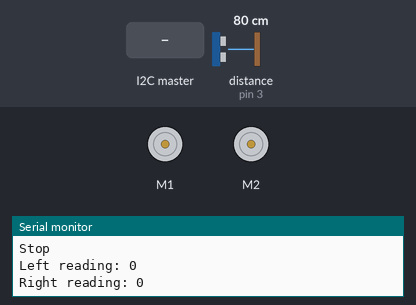
Bench run of a sketch on a simulated Arduino Uno, built with avr-gcc and run on an emulated ATmega328P. Parts: 2 × DC motor (green arrow = forward, orange = backward, longer = faster), the last lines printed to the serial monitor. The inputs (shaded band) are chosen by the test bench; at power-on: distance to the obstacle (sensor on pin 3) 80 cm.

Above: at 1.2 s.
1.3 s: the I2C master sends the byte 90
At 2.5 s:
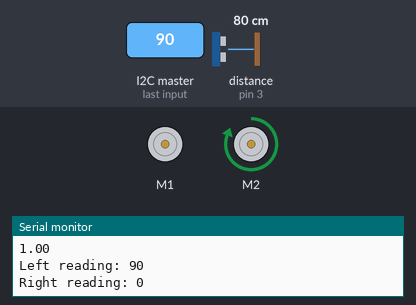
2.8 s: the I2C master sends the byte 1
At 3.1 s:
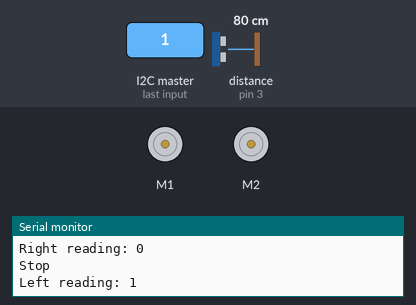
4.3 s: distance to the obstacle (sensor on pin 3) set to 2 cm
7.3 s: the I2C master sends the byte 200
At 8.2 s:
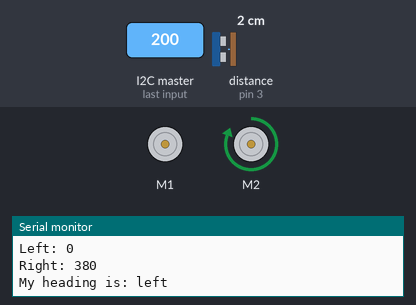
Timing chart, 0 to 9.8 s (numbered marks = the images above; inputs shaded):
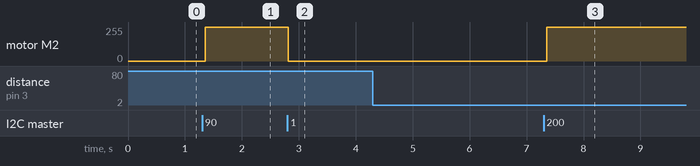

Measured:
- after the input at 1.3 s, motor M2: stopped → forward 255/255 after 0.05 s
- after the input at 2.8 s, motor M2: forward 255/255 → stopped at once
- after the input at 7.3 s, motor M2: stopped → forward 255/255 after 0.05 s

The sketch:

driver.ino
```cpp
#include <math.h>
#include <Makeblock.h>
#include <SoftwareSerial.h>
#include <Wire.h>

MeDCMotor MotorL(M1);
MeDCMotor MotorR(M2);
MeInfraredReceiver infraredReceiverDecode(PORT_6);
MeUltrasonicSensor UltrasonicSensor(PORT_3);

#define MAX_DIST 150
#define SENSOR_DIST 10

int moveSpeed = 190;
int turnRate = 2;
int incomingByte [2];

uint8_t mode = 0;


void setup()
{
  infraredReceiverDecode.begin();
  Serial.begin(9600);
  Wire.begin(8);
  Wire.onReceive(readBytes);
}

void loop()
{
  Serial.print("Left reading: ");
  Serial.println(incomingByte[0]);
  Serial.print("Right reading: ");
  Serial.println(incomingByte[1]);
    if (!isTrapped()) {
      int closest = min(incomingByte[0], incomingByte[1]);
      int farthest = max(incomingByte[0], incomingByte[1]);
      if (closest >= MAX_DIST - SENSOR_DIST) {
        Drive(0);
      } else if (farthest < 5) {
        Stop();

      }else if(farthest < 10) {
        if(incomingByte[0] > incomingByte[1]) {
          DriveAccurate(-1, 1);
        } else {
          DriveAccurate(1, -1);
        }
      } else {
        int sides[] = {SENSOR_DIST, incomingByte[0], incomingByte[1], SENSOR_DIST};
        double angle = calculateTurnAngle(sides);
        Drive(angle);
        Serial.println(angle);
      }
    } else {
      Stop();
    }
  delay(50);


}

void Drive(double angle) {
  double left = (1 - angle) * moveSpeed;
  double right = (1 + angle) * moveSpeed;

  DriveAccurate(left, right);
}

void DriveAccurate(int left, int right) {
    Serial.print("Left: ");
  Serial.println(left);
  Serial.print("Right: ");
  Serial.println(right);
  Serial.print("My heading is: ");
  Serial.println(left > right ? "right" : "left");

  MotorL.run(left);
  MotorR.run(right);
}

double calculateTurnAngle(int sides[4]) {
  int triangleSide = sides[1] - sides[2];

  int hypotenuse = calculateHypotenuse(SENSOR_DIST, triangleSide);
  int triangle[] = {SENSOR_DIST, triangleSide, hypotenuse};
  double sinA = ((double)triangleSide) / ((double) hypotenuse);
  double radians = asin(sinA);

  return sinA;
}

int calculateHypotenuse(int side1, int side2) {
  return sqrt(pow(side1, 2) + pow(side2, 2));
}

bool isTrapped() {
  return incomingByte[0] < 10 && incomingByte[1] < 10 && readBackwardDistance() < 10;
}

void Stop()
{
  Serial.println("Stop");
  MotorL.run(0);
  MotorR.run(0);
}
void ChangeSpeed(int spd)
{
  moveSpeed = spd;
}

void readBytes(int howMany) {
  /*Serial.print("Reading ");
  Serial.print(howMany);
  Serial.println(" bytes");
  */
  for (int i = 0; i < howMany; i++) {
    byte b = Wire.read();
    incomingByte[i] = b;
    //  Serial.print("Read ");
    //Serial.println(b);
  }
}

byte readBackwardDistance() {
  int backDistance = UltrasonicSensor.distanceCm();
  return backDistance != 0 ? backDistance : MAX_DIST;
}
```
